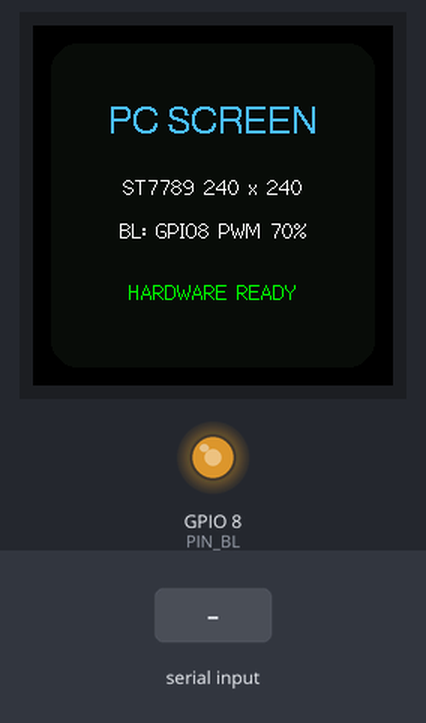
The sketch below on a simulated ESP32-S3. On the bench: 240×240 colour display, output pins drawn as LEDs (lit = HIGH). The inputs (shaded band) are chosen by the test bench. What the sketch prints to the serial monitor is not drawn.

Above: at 1.4 s.
1.5 s: "90,45\n" received over Serial
At 2.1 s:
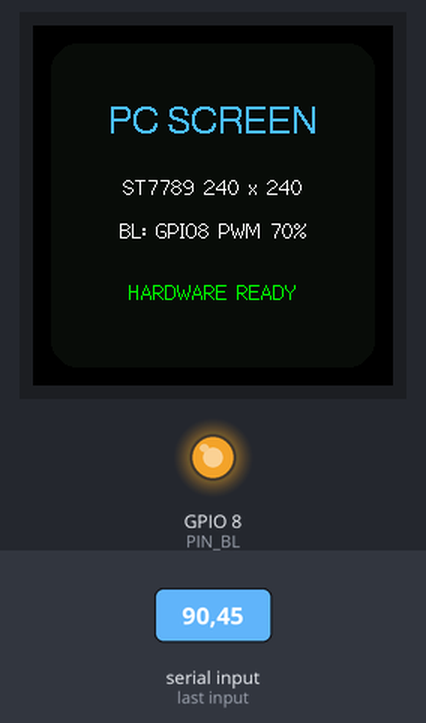
3.0 s: "30,150\n" received over Serial
At 3.3 s:
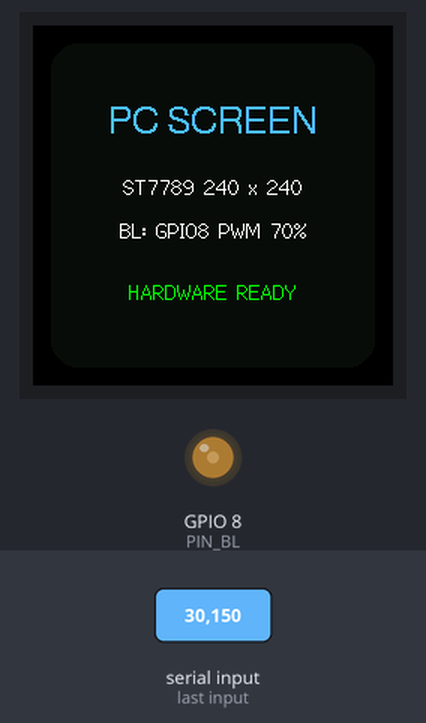
4.5 s: "5\n" received over Serial
At 5.6 s:
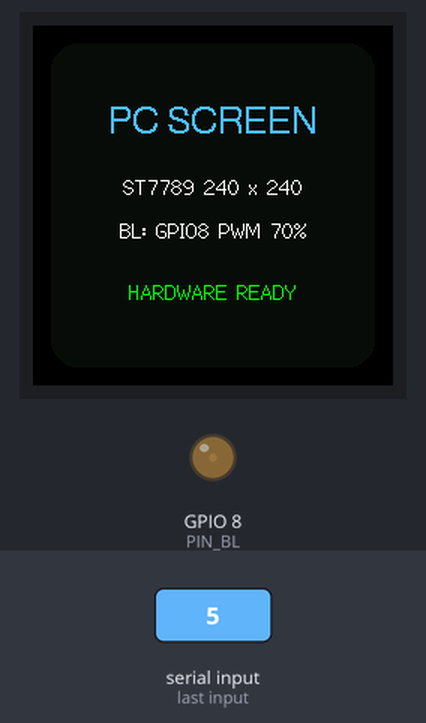
6.0 s: "90\n" received over Serial
At 6.7 s:
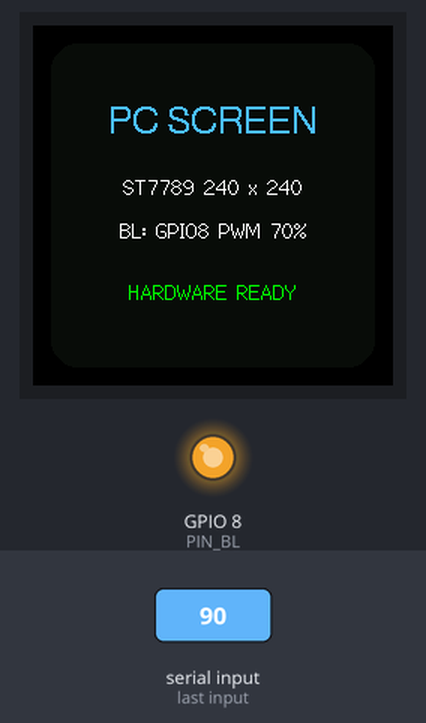
Timing chart, 0 to 8.5 s (numbered marks = the images above; inputs shaded):
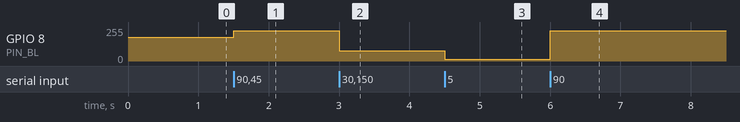

Measured:
- after the input at 1.5 s, GPIO 8 (PIN_BL): 177/255 → 228/255 at once
- after the input at 3.0 s, GPIO 8 (PIN_BL): 228/255 → 76/255 at once
- after the input at 4.5 s, GPIO 8 (PIN_BL): 76/255 → 12/255 at once
- after the input at 6.0 s, GPIO 8 (PIN_BL): 12/255 → 228/255 at once

The sketch:

EasyStart.ino
```cpp
/*
 * PC Screen Easy Start
 * Arduino IDE sketch for validating ST7789 + GPIO8 backlight PWM.
 * Install LovyanGFX, select "ESP32S3 Dev Module", enable USB CDC on boot.
 */
#include <Arduino.h>
#include <LovyanGFX.hpp>
#include <esp_arduino_version.h>

constexpr int PIN_SCLK = 13, PIN_MOSI = 12, PIN_RST = 11;
constexpr int PIN_DC = 10, PIN_CS = 9, PIN_BL = 8;
constexpr int LEGACY_LEDC_CHANNEL = 0;

class Screen final : public lgfx::LGFX_Device {
 public:
  Screen() {
    auto busConfig = bus_.config();
    busConfig.spi_host = SPI2_HOST;
    busConfig.spi_mode = 0;
    busConfig.freq_write = 40000000;
    busConfig.pin_sclk = PIN_SCLK;
    busConfig.pin_mosi = PIN_MOSI;
    busConfig.pin_miso = -1;
    busConfig.pin_dc = PIN_DC;
    bus_.config(busConfig);
    panel_.setBus(&bus_);

    auto panelConfig = panel_.config();
    panelConfig.pin_cs = PIN_CS;
    panelConfig.pin_rst = PIN_RST;
    panelConfig.panel_width = 240;
    panelConfig.panel_height = 240;
    panelConfig.memory_width = 240;
    panelConfig.memory_height = 240;
    panelConfig.invert = true;
    panel_.config(panelConfig);
    setPanel(&panel_);
  }
 private:
  lgfx::Bus_SPI bus_;
  lgfx::Panel_ST7789 panel_;
};

Screen screen;

void setBacklight(uint8_t percent) {
  const uint32_t duty = 255U * constrain(percent, 0, 100) / 100U;
#if ESP_ARDUINO_VERSION_MAJOR >= 3
  ledcWrite(PIN_BL, duty);
#else
  ledcWrite(LEGACY_LEDC_CHANNEL, duty);
#endif
}

void setup() {
  Serial.begin(115200);
#if ESP_ARDUINO_VERSION_MAJOR >= 3
  ledcAttach(PIN_BL, 20000, 8);
#else
  ledcSetup(LEGACY_LEDC_CHANNEL, 20000, 8);
  ledcAttachPin(PIN_BL, LEGACY_LEDC_CHANNEL);
#endif
  setBacklight(70);

  screen.init();
  screen.setRotation(0);
  screen.fillScreen(TFT_BLACK);
  screen.fillRoundRect(12, 12, 216, 216, 18, 0x0861);
  screen.setTextDatum(middle_center);
  screen.setTextColor(0x4DFF);
  screen.setFont(&fonts::Font4);
  screen.drawString("PC SCREEN", 120, 66);
  screen.setTextColor(TFT_WHITE);
  screen.setFont(&fonts::Font2);
  screen.drawString("ST7789 240 x 240", 120, 108);
  screen.drawString("BL: GPIO8 PWM 70%", 120, 137);
  screen.setTextColor(TFT_GREEN);
  screen.drawString("HARDWARE READY", 120, 178);
  Serial.println("Easy Start ready. Send 0..100 followed by Enter.");
}

void loop() {
  if (Serial.available()) {
    const int value = Serial.parseInt();
    if (value >= 0 && value <= 100) {
      setBacklight(value);
      Serial.printf("Brightness: %d%%\n", value);
    }
    while (Serial.available()) Serial.read();
  }
}
```
